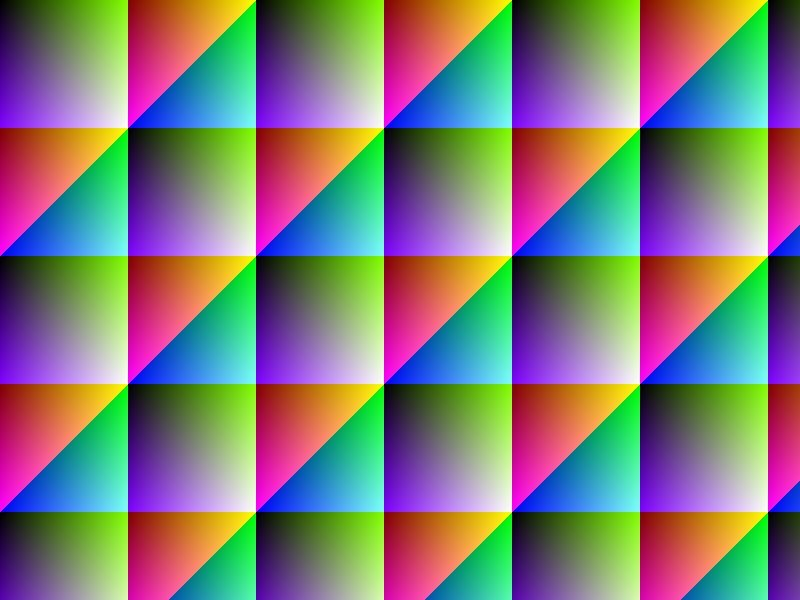
#> input picture test_jpeg_encrypted.jpg, 800 x 600 px
$ python -i video_utils.py   (imports and definitions only)   (older library calls are emulated)
#> lines starting #> are read from the running program, lines starting #| are printed output that depends on the picture
#> further down, picture is the input picture: shape (600, 800, 3); mean B, G, R 121.2, 123.1, 127.1
#!/usr/bin/env python3
"""
Video Steganography Utility Functions

This module provides utility functions for video analysis, manipulation, and
quality assessment for steganographic operations. It includes functions for:
- Video format validation and analysis
- Frame quality metrics (PSNR, SSIM)
- Bitrate and compression analysis
- Scene complexity calculation
- Temporal analysis for optimal frame selection
"""

import logging
import math
import tempfile
from pathlib import Path
from typing import Any, Dict, List, Optional, Tuple, Union

import numpy as np

try:
    import cv2
    import ffmpeg

    VIDEO_UTILS_AVAILABLE = True
except ImportError:
    cv2 = None
    ffmpeg = None
    VIDEO_UTILS_AVAILABLE = False

# Set up module logger
logger = logging.getLogger(__name__)


class VideoAnalysisError(Exception):
    """Raised when video analysis operations fail"""

    pass


def is_video_utils_available() -> bool:
    """Check if video utilities dependencies are available"""
    return VIDEO_UTILS_AVAILABLE


# [162 lines left out: functions validate_video_file, calculate_psnr, calculate_ssim, not called in this run]


def calculate_frame_complexity(frame: np.ndarray) -> Dict[str, float]:
    """
    Calculate various complexity metrics for a video frame

    Args:
        frame: Video frame as numpy array

    Returns:
        Dictionary containing complexity metrics
    """
    if frame.size == 0:
        return {
            "variance": 0.0,
            "gradient_magnitude": 0.0,
            "edge_density": 0.0,
            "entropy": 0.0,
            "complexity_score": 0.0,
        }

    # Convert to grayscale if needed
    if len(frame.shape) == 3:
        gray = cv2.cvtColor(frame, cv2.COLOR_BGR2GRAY)
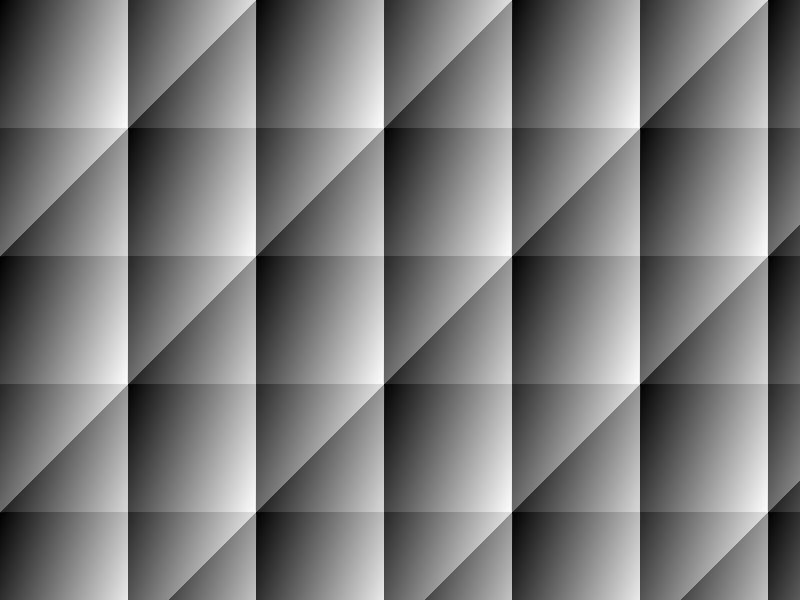
#> gray: shape (600, 800); min 0, max 251, mean 124.1
    else:
        gray = frame

    # Calculate variance (texture complexity)
    variance = float(np.var(gray))
#> variance = 2484.1

    # Calculate gradient magnitude (edge complexity)
    grad_x = cv2.Sobel(gray, cv2.CV_64F, 1, 0, ksize=3)
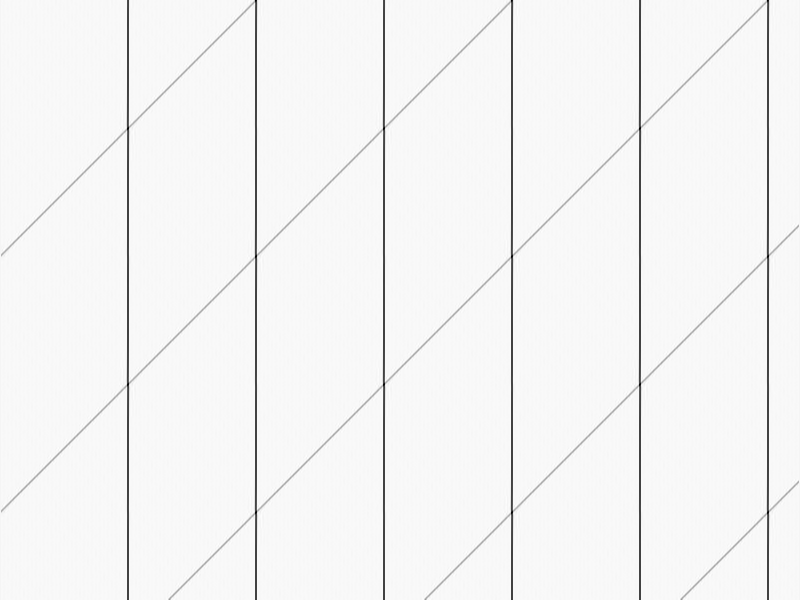
#> grad_x: shape (600, 800) float64; min -810, max 33, mean 0.4; drawn with min black and max white
    grad_y = cv2.Sobel(gray, cv2.CV_64F, 0, 1, ksize=3)
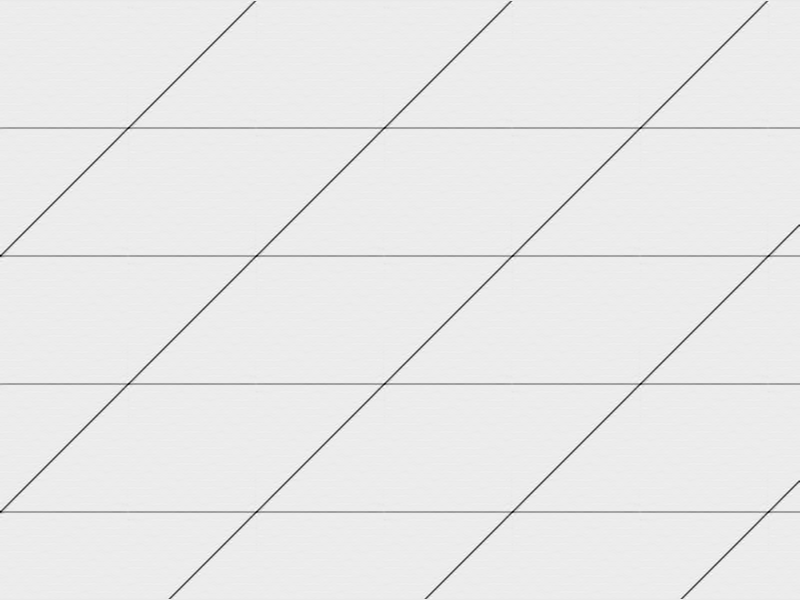
#> grad_y: shape (600, 800) float64; min -370, max 34, mean 0.3; drawn with min black and max white
    gradient_magnitude = float(np.mean(np.sqrt(grad_x**2 + grad_y**2)))
#> gradient_magnitude = 25.56

    # Calculate edge density using Canny
    edges = cv2.Canny(gray, 50, 150)
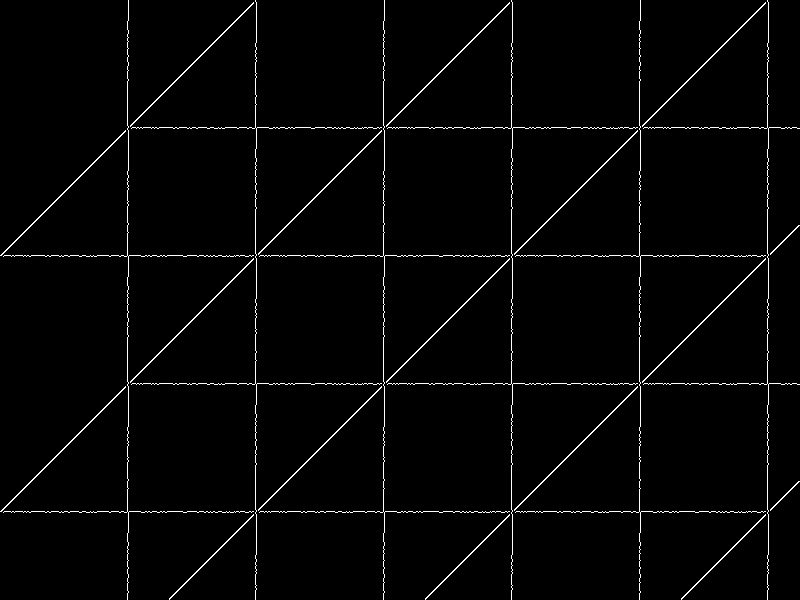
#> edges: shape (600, 800); 2.1% white in thin lines or dots
    edge_density = float(np.sum(edges > 0) / edges.size)
#> edge_density = 0.0209

    # Calculate entropy (information content)
    hist = cv2.calcHist([gray], [0], None, [256], [0, 256])
#> hist = 256 values, max 3511 at index 123, min 0 at index 252, mean 1875
    hist = hist / np.sum(hist)  # Normalize
#> hist = 256 values, max 0.00731 at index 123, min 0 at index 252, mean 0.00391
    hist = hist[hist > 0]  # Remove zeros
#> hist = 252 values, max 0.00731 at index 123, min 6.25e-06 at index 0, mean 0.00397
    entropy = float(-np.sum(hist * np.log2(hist)))
#> entropy = 7.65

    # Combine into overall complexity score
    # Normalize each metric to 0-1 range (roughly)
    norm_variance = min(variance / 10000, 1.0)
#> norm_variance = 0.248
    norm_gradient = min(gradient_magnitude / 100, 1.0)
#> norm_gradient = 0.256
    norm_entropy = entropy / 8.0  # Max entropy for 8-bit is 8
#> norm_entropy = 0.957

    complexity_score = (norm_variance + norm_gradient + edge_density + norm_entropy) / 4.0
#> complexity_score = 0.37

    return {
        "variance": variance,
        "gradient_magnitude": gradient_magnitude,
        "edge_density": edge_density,
        "entropy": entropy,
        "complexity_score": complexity_score,
    }


# [404 lines left out: functions analyze_frame_sequence, estimate_video_capacity, compare_video_quality, detect_scene_changes, optimize_frame_selection, create_video_analysis_report, not called in this run]

>>> import cv2
>>> picture = cv2.imread('../../../test_jpeg_encrypted.jpg')
>>> result = calculate_frame_complexity(picture)
#> result = {'variance': 2484.1, 'gradient_magnitude': 25.56, 'edge_density': 0.0209, 'entropy': 7.65, 'complexity_score': 0.37}
